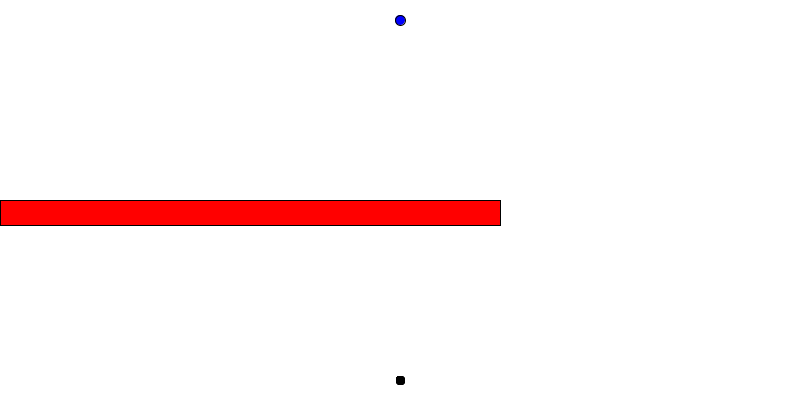
Frame 1 (no input)
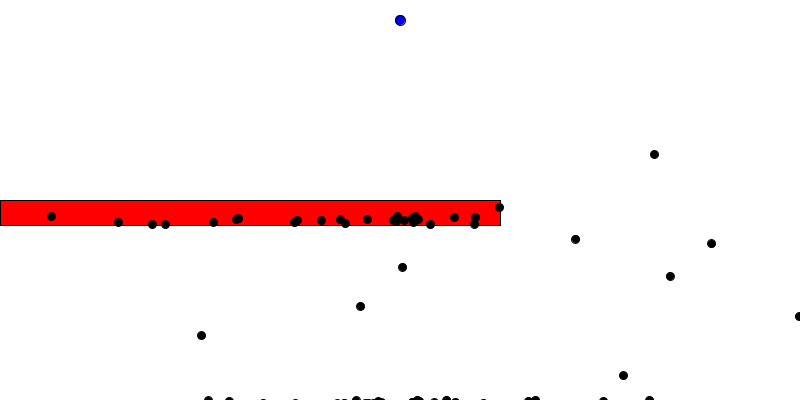
Frame 60 (the mouse pressed at the canvas centre just before this capture)
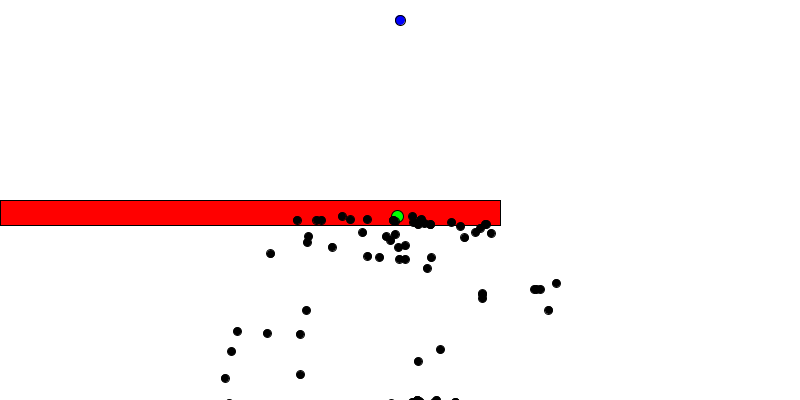
Frame 120 (the mouse held since frame 60 and released just before this capture)

The Processing sketch that drew these frames (run headless with seeded random() and noise(); from frame 60 on, the mouse is pressed at the canvas centre):

// Processing sketch: reach_the_goal
// ── reach_the_goal.pde
// CodeBullet https://www.youtube.com/watch?v=BOZfhUcNiqk
//https://processing.org/reference/rect_.html

int SCREEN_X = 800;
int SCREEN_Y = 400;

int goal_x = SCREEN_X/2;
int goal_y = 20;
  
void setup() {
  //Size of the screen
  size(800, 400);
}

//Your population
Population p = new Population();


//WARN, IT FAILS IF IT FINDS A LOCAL MINIMUM, THEN INCREASE THE POPULATION NUMBER OR THE RANDOM ANGLE OF THE MUTATION
void draw() {
  //Background white
  background(255);
  
  //Print goal
  fill(0, 0, 255);
  ellipse(goal_x, goal_y, 10, 10);
  
  //Print red obstacle
  fill(255, 0, 0);
  rect(0, 200, 500, 25);
  
  //If all your population is dead do a natural selection and mutate them
  if(p.alive() == false) {
      p = p.natural_selection(); 
      p.mutate();
      
  } else { //else print them and update them
   p.show();
   p.update();
  }
}

// ── Brain.pde
//This will keep the movements of the dot, for mutate them
class Brain {
  int MAX_STEP = 300;//1000;
  float[] angle = new float[MAX_STEP];
  int step = 0;
  //They will only move them random_anglek radians from their current angle, to not go backwards
  float random_angle = PI/5;
  Brain() {
    angle[0]  = random(-PI, PI);
    for(int i = 1; i < MAX_STEP; i++) {
      angle[i] = angle[i-1] + random(-random_angle, random_angle);
    }
  }
  Brain clone() {
    Brain nb = new Brain();
    for(int i = 0; i < MAX_STEP; i++) {
      nb.angle[i] = angle[i];
    }
    return nb;
  }
  //Randomize the i-th angle
  void update(int i) {
    if(i == 0) {angle[0]  = random(-PI, PI);}
    else angle[i] = angle[i-1] + random(-random_angle, random_angle);
    angle[i] = random(-random_angle, random_angle);
    
  }
  
}

// ── Population.pde
class Population {
  int n_population = 100;//50;
  int count_alive = n_population;
  Dot[] p = new Dot[n_population];
  float sum_fitness = 0;
  Population() {
    for(int i = 0; i < n_population; i++) {
      p[i] = new Dot();
    }
  }
  //show the population
  void show() {
    for(int i = 0; i < n_population; i++) {
      p[i].show();
    }
  }
  
  void update() {
    count_alive = 0;
    for(int i = 0; i < n_population; i++) {
      p[i].update();
      if(p[i].alive() == true) {
        count_alive ++;
      }
    }
  }
  
  boolean alive() {
    return count_alive > 0;
  }
  //sum all fitness
  void calc_fitness() {
    float sum = 0;
    for(int i = 0; i < n_population; i++) {
      p[i].calc_fitness();
      sum += p[i].fitness;
    }
    sum_fitness = sum;
  }
  //take the one with the highest fitness
  int update_the_best() {
    calc_fitness();
    int i = 0;
    for(int j = 1; j < n_population; j++) {
      if(p[j].fitness > p[i].fitness) {i = j;}
    }
    p[i].is_the_best = true;
    return i;
  }
  //sum all the fitness and the parent is proportional to the strength
  int find_parent() {
    calc_fitness();
    float sum = 0, rand = random(sum_fitness);
    for(int i = 0; i < n_population; i++) {
      sum += p[i].fitness;
      if(sum >= rand) {return i;}
    }
    println("ERROR EN FIND PARENT");
    return -1;
  }
  //clone the brain of the parent
  Population natural_selection() {
    int the_best = update_the_best();
    Population np = new Population();
    for(int i = 0; i < n_population; i++) {
      np.p[i].brain = p[find_parent()].brain.clone();
    }
    np.p[the_best].brain = p[the_best].brain.clone();
    if(p[the_best].reached_goal == true) {
      println("the best", the_best, "with ", p[the_best].brain.step,"steps");
    } else {
      println("the best", the_best, "not reached goal");
    }
    np.p[the_best].is_the_best = true;
    
    
    return np;
  }
  //mutate with a ratio of 5%
  void mutate() {
    float mutate_ratio = 0.05;//0.01;
    
    for(int i = 0; i < n_population; i++) {
      if(p[i].is_the_best) continue;
      for(int j = 0; j < p[i].brain.MAX_STEP; j++) {
        
        if(random(1) < mutate_ratio) {
          p[i].brain.update(j);
        }
      }
    }
  }
  
}

// ── dot.pde
class Dot{
  float x;
  float y;
  Brain brain;
  
  boolean died = false;
  boolean reached_goal = false;
  boolean is_the_best = false;
  
  float fitness = 0;
  
  Dot() {
    //start at the middle lower screen
    x = SCREEN_X/2;
    y = SCREEN_Y - 20;
    brain = new Brain();
  }
  void show() {
    if(is_the_best == true) {
      fill(0, 255, 0);
      ellipse(x, y, 12, 12);
    }
    else {
      fill(0);
      ellipse(x, y, 8, 8);
    }
  }
  void update() {
    float random_interval = 10;
    if(died == true) {
      return;
    }
    if(brain.step == brain.MAX_STEP) {
      died = true;
      return;
    }
    //move knowing the position and the angle
    x = x + random_interval*cos(brain.angle[brain.step++]);
    y = y + random_interval*sin(brain.angle[brain.step++]);

    if(x <= 0 || y <= 0 || x >= SCREEN_X || y >= SCREEN_Y) {
      died = true;
    }
    //The red killer rectangle
    if(0 <= x && x <= 500 && 200 <= y && y <= 225) {
      died = true;
    }
    
    if(dist(goal_x, goal_y, x, y) < 5) {
      reached_goal = true;
      died = true;
    }
  }
  
  boolean alive() {
    return died == false;
  }
  //fitness function, if not reached the goal then 1/dist^2, else 1M/brain.step^2
  void calc_fitness() {
    if(reached_goal) {
      fitness = 1000000.0 / (brain.step*brain.step+1);
    }
    else {
      fitness = 1.0/(dist(goal_x, goal_y, x, y)*dist(goal_x, goal_y, x, y));
    }
  }
  
}
